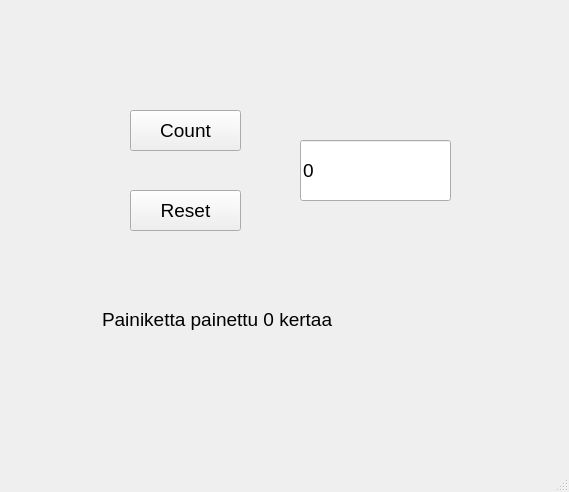
<?xml version="1.0" encoding="UTF-8"?>
<ui version="4.0">
 <class>MainWindow</class>
 <widget class="QMainWindow" name="MainWindow">
  <property name="geometry">
   <rect>
    <x>0</x>
    <y>0</y>
    <width>569</width>
    <height>492</height>
   </rect>
  </property>
  <property name="windowTitle">
   <string>MainWindow</string>
  </property>
  <widget class="QWidget" name="centralwidget">
   <widget class="QPushButton" name="btnCount">
    <property name="geometry">
     <rect>
      <x>130</x>
      <y>110</y>
      <width>111</width>
      <height>41</height>
     </rect>
    </property>
    <property name="font">
     <font>
      <pointsize>14</pointsize>
     </font>
    </property>
    <property name="text">
     <string>Count</string>
    </property>
   </widget>
   <widget class="QPushButton" name="btnReset">
    <property name="geometry">
     <rect>
      <x>130</x>
      <y>190</y>
      <width>111</width>
      <height>41</height>
     </rect>
    </property>
    <property name="font">
     <font>
      <pointsize>14</pointsize>
     </font>
    </property>
    <property name="text">
     <string>Reset</string>
    </property>
   </widget>
   <widget class="QLineEdit" name="txtResult">
    <property name="geometry">
     <rect>
      <x>300</x>
      <y>140</y>
      <width>151</width>
      <height>61</height>
     </rect>
    </property>
    <property name="font">
     <font>
      <pointsize>14</pointsize>
     </font>
    </property>
    <property name="text">
     <string>0</string>
    </property>
   </widget>
   <widget class="QLabel" name="labelInfo">
    <property name="geometry">
     <rect>
      <x>102</x>
      <y>279</y>
      <width>581</width>
      <height>81</height>
     </rect>
    </property>
    <property name="font">
     <font>
      <pointsize>14</pointsize>
     </font>
    </property>
    <property name="text">
     <string>Painiketta painettu 0 kertaa</string>
    </property>
   </widget>
  </widget>
  <widget class="QMenuBar" name="menubar">
   <property name="geometry">
    <rect>
     <x>0</x>
     <y>0</y>
     <width>569</width>
     <height>26</height>
    </rect>
   </property>
  </widget>
  <widget class="QStatusBar" name="statusbar"/>
 </widget>
 <resources/>
 <connections/>
</ui>
